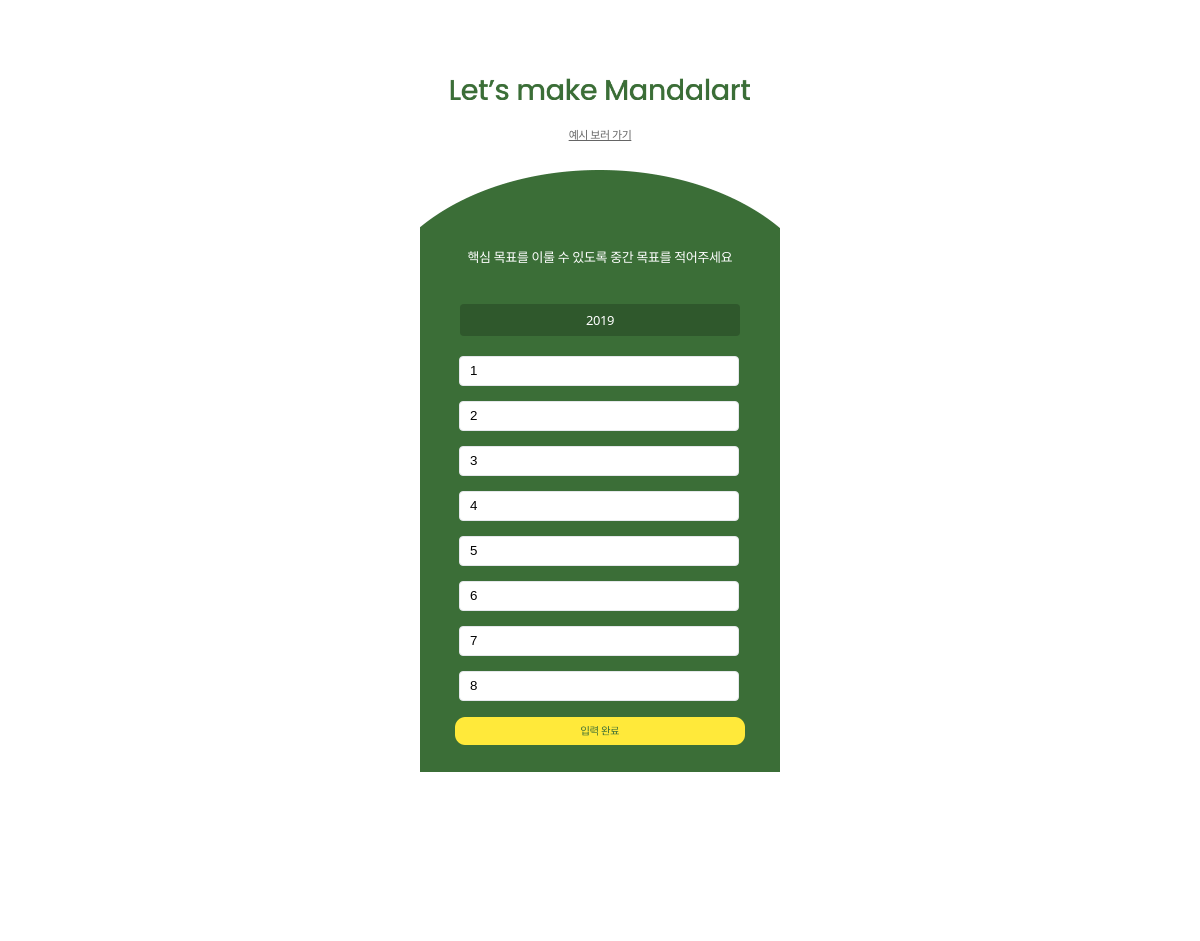
The page /goals/goal_edit/1/ on the database its author committed.
### goals/models.py (models this page shows, shortened)
class Plan(models.Model):
    main_goal = models.CharField(max_length=200)

class SubGoal(models.Model):
    plan = models.ForeignKey(Plan, related_name="sub_goals", on_delete=models.CASCADE)
    sub_goal = models.CharField(max_length=200)

### goals/views.py (the view, shortened to what this page needs)
# urls.py: path("goal_edit/<int:plan_id>/", views.goal_edit, name="goal_edit"),
def goal_edit(request, plan_id):
    plan = Plan.objects.get(pk=plan_id)
    sub_goal_ids = plan.sub_goals.values_list("id", flat=True)[
        :8
    ]  # 최대 8개의 SubGoal ID 가져오기
    print(sub_goal_ids)  # Sub Goal ID 출력
    sub_goals = SubGoal.objects.filter(id__in=sub_goal_ids).order_by(
        "id"
    )  # SubGoal을 ID 기반으로 가져오기
    return render(
        request,
        "goalUpdate.html",
        {"sub_goals": sub_goals, "main_goal": plan.main_goal, "plan_id": plan_id},
    )

### goals/templates/goalUpdate.html (shortened to what this page needs)
{% load static %}
<!DOCTYPE html>
<html lang="en">
  <head>
  </head>
  <body>
    <div id="container">
      <img
        src="{% static 'img/Lets make Mandalart.png' %}"
        style="width: 300px; margin-bottom: 20px"
      />
      <div id="example" onclick="gotoPlayer()">예시 보러 가기</div>
    </div>
    <img
      src="{% static 'img/Group 18.png' %}"
      style="
        position: relative;
        left: 100px;
        top: 90px;
        width: 80px;
        margin-top: 30px;
      "
      onclick="editMaingoal()"
    />
    <input style="
    color: #fff;
    background: #2f582c;
    width: 280px;
    height: 32px;
    text-align: center;
    font-family: Noto Sans;
    font-size: 13px;
    font-style: normal;
    font-weight: 1200;
    line-height: 20.308px; /* 156.213% */
    letter-spacing: -0.377px;
    border-style: hidden;
    margin-bottom: 20px;
    margin-top:-20px;
    margin-right:10px;"
   type="text" name="main_goal" value="{{ main_goal }}">
    <form method="post" action="{% url 'sub_goal_input' plan_id=plan_id %}">
      <div>
        {% for sub_goal in sub_goals %}
        <input type="text" name="sub_goal{{ forloop.counter }}" value="{{ sub_goal.sub_goal }}"><br>
        {% endfor %}
      </div>
      <button type="submit" style="background: none; border: none;">
        <img src="{% static 'img/inputbtn2.png' %}" alt="Submit" style="width: 290px; position: relative; top: -500px">
      </button>
    </form>
  </body>
</html>

### goals/templates/goalUpdate.html (style rules this page uses)
body { display: flex; flex-direction: column; align-items: center; max-height: 800px; }
#container { display: flex; flex-direction: column; align-items: center; margin-top: 70px; }
input { margin-bottom: 15px; height: 40px; flex-shrink: 0; border-radius: 4px; border: 1px solid #e5e7eb; background: #fff; padding: 5px 10px; box-sizing: border-box; }
#example { color: #000; text-align: center; font-family: Noto Sans; font-size: 11px; font-style: normal; font-weight: 400; line-height: 29.976px; letter-spacing: -0.468px; text-decoration-line: underline; opacity: 0.6; width: 300px; margin-bottom: 50px; }
input[type="text"]::placeholder { color: rgba(59, 110, 55, 0.7); text-align: center; font-family: Noto Sans; font-size: 12px; font-style: normal; font-weight: 400; line-height: 20.308px; letter-spacing: -0.377px; }
input[type="text"] { width: 280px; height: 30px; position: relative; top: -500px; margin-left: 10px; }
@media (min-width: 768px) { #example { margin-bottom: 20px; } }

### rows shown on the page
Plan: main_goal "2019"
SubGoal: sub_goal "1"
SubGoal: sub_goal "2"
SubGoal: sub_goal "3"
SubGoal: sub_goal "4"
SubGoal: sub_goal "5"
SubGoal: sub_goal "6"
SubGoal: sub_goal "7"
SubGoal: sub_goal "8"
